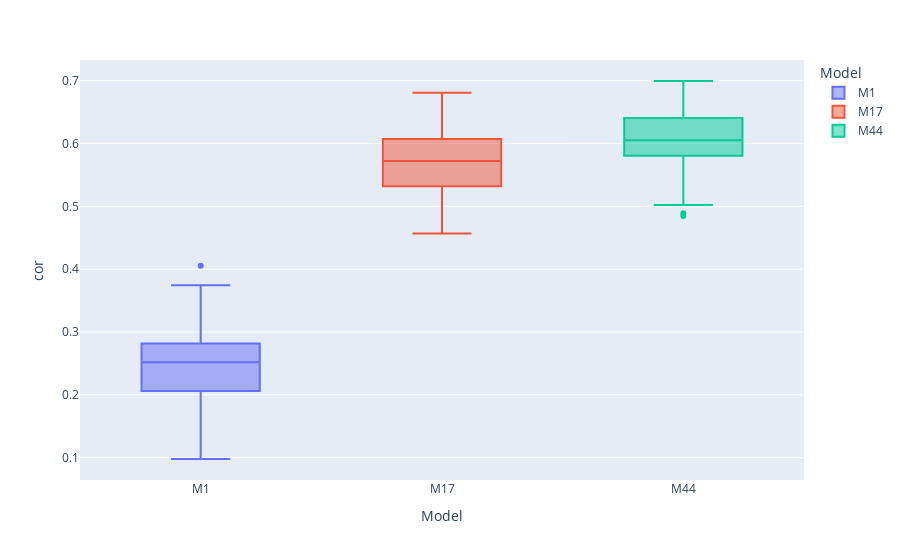

Write notebook code for a chart like this one.
### Code cell
fig = px.box(for_fig, x="Model", y="cor", color="Model")
fig.show()
